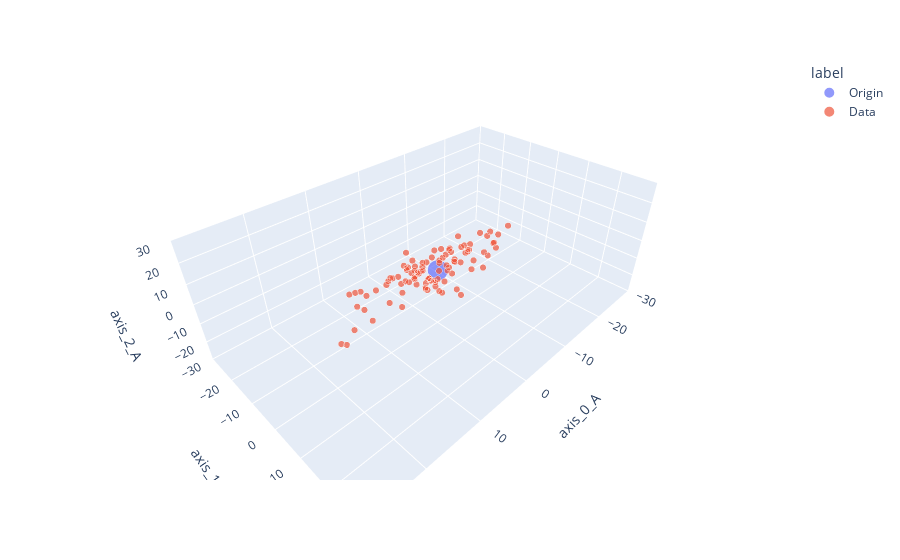

The code cell stored with this chart in its notebook:
### Markdown cell above
## 3D Illustration of First Principal Component

The following example first creates an axis-aligned Gaussian with most of the variance on the zero'th axis.

Then the point cloud is rotated into a new space.

The PCA is used to recover the direction of the original axis of maximum sample variance as expressed in the new space.

### Code cell
cns  = np.array([0.0,0.0,0.0])
nsam = 100

Xvs, yvs = make_blobs(n_samples=nsam, n_features=3, centers=[cns], 
           cluster_std=[[9.0,4.0,2.0]], shuffle=True, random_state=42)
           
X = np.vstack((cns,Xvs))
y = np.insert(yvs,[0],1)

dlabels=['Origin'] + ['Data' for i in yvs]


force_size = np.full(len(X[:,0]),0.2)
force_size[0] = 2.0
cols = {'axis_0_A' : X[:,0], 'axis_1_A' : X[:,1],'axis_2_A' : X[:,2], 'fs' : force_size, 'label' : dlabels}

df = pd.DataFrame(data=cols)

fig = px.scatter_3d(df,
                    range_x=[-30,30],range_y=[-30,30],range_z=[-30,30],
                    x='axis_0_A', y='axis_1_A', z='axis_2_A', size='fs',
                   color='label')
#fig.add_line_3d(x=np.array([-20,20]),y=np.array([-10,10]))
fig.show()

### Figure 1 — Plotly figure (JSON) as saved in the notebook; plotly's stock layout.template omitted (floating-point values rounded to 4 significant figures)
{"data": [{"hovertemplate": "label=Origin<br>axis_0_A=%{x}<br>axis_1_A=%{y}<br>axis_2_A=%{z}<br>fs=%{marker.size}<extra></extra>", "legendgroup": "Origin", "marker": {"color": "#636efa", "size": [2.0], "sizemode": "area", "sizeref": 0.005, "symbol": "circle"}, "mode": "markers", "name": "Origin", "scene": "scene", "showlegend": true, "x": [0.0], "y": [0.0], "z": [0.0], "type": "scatter3d"}, {"hovertemplate": "label=Data<br>axis_0_A=%{x}<br>axis_1_A=%{y}<br>axis_2_A=%{z}<br>fs=%{marker.size}<extra></extra>", "legendgroup": "Data", "marker": {"color": "#EF553B", "size": [0.2, 0.2, 0.2, 0.2, 0.2, 0.2, 0.2, 0.2, 0.2, 0.2, 0.2, 0.2, 0.2, 0.2, 0.2, 0.2, 0.2, 0.2, 0.2, 0.2, 0.2, 0.2, 0.2, 0.2, 0.2, 0.2, 0.2, 0.2, 0.2, 0.2, 0.2, 0.2, 0.2, 0.2, 0.2, 0.2, 0.2, 0.2, 0.2, 0.2, 0.2, 0.2, 0.2, 0.2, 0.2, 0.2, 0.2, 0.2, 0.2, 0.2, 0.2, 0.2, 0.2, 0.2, 0.2, 0.2, 0.2, 0.2, 0.2, 0.2, 0.2, 0.2, 0.2, 0.2, 0.2, 0.2, 0.2, 0.2, 0.2, 0.2, 0.2, 0.2, 0.2, 0.2, 0.2, 0.2, 0.2, 0.2, 0.2, 0.2, 0.2, 0.2, 0.2, 0.2, 0.2, 0.2, 0.2, 0.2, 0.2, 0.2, 0.2, 0.2, 0.2, 0.2, 0.2, 0.2, 0.2, 0.2, 0.2, 0.2], "sizemode": "area", "sizeref": 0.005, "symbol": "circle"}, "mode": "markers", "name": "Data", "scene": "scene", "showlegend": true, "x": [1.948, 5.863, 1.792, 0.0921, -4.313, 3.645, 3.715, -3.468, 2.665, 1.678, -2.949, -2.273, -1.041, 11.76, 14.21, -7.342, -4.531, 7.397, 13.95, -2.111, -5.061, 3.468, 4.883, 3.994, 0.5239, 7.119, -11.88, -2.783, -10.77, 4.47, -10.52, 4.259, -2.032, 6.176, 2.254, 5.909, 13.71, 0.8258, 13.08, -7.133, -8.172, -0.2386, -4.275, 3.213, 0.7369, 5.047, 7.322, -3.466, -5.415, -8.915, -7.276, -17.57, -3.084, 2.178, 0.8737, 1.772, 9.801, -12.62, 1.927, -9.561, -1.731, -2.208, 4.624, 19.1, 16.79, -4.437, -0.3224, -6.438, -12.4, -6.479, 2.09, 3.214, 5.138, -4.899, 19.3, 5.631, -0.5357, 14.27, 9.279, 2.49, -4.358, -12.87, 3.093, 2.959, 12.97, 1.88, 10.43, -9.519, 2.318, 4.342, -0.6481, 2.529, 7.792, 2.766, 2.339, -13.63, -5.806, -6.955, 3.381, 3.636], "y": [0.1823, -1.261, -2.401, -3.926, -0.7426, -5.044, 3.288, 0.4541, 1.044, -2.647, -1.568, -4.991, -1.204, -6.43, 3.07, -0.3084, -6.203, 0.3482, -3.133, -5.661, -4.051, -3.535, -1.854, 3.099, -4.572, -3.638, 2.088, 1.325, 3.25, -0.5531, 4.571, -0.2913, 0.2701, -6.451, 1.386, -3.899, -0.9366, -7.95, -1.059, -0.4589, -5.649, 0.2409, -2.613, -2.772, 9.259, 4.332, -4.923, -2.708, 7.409, -2.265, -2.007, -0.6071, -3.209, -7.653, 3.875, 2.954, 0.2571, 2.347, -4.983, 1.894, 1.206, -3.015, 2.06, 4.13, 1.895, -2.357, 6.259, 2.718, -3.751, -1.843, 1.172, 5.912, 4.542, 0.4437, 2.536, -3.429, -12.97, -4.951, 3.725, 3.309, 5.068, -1.76, -7.052, -2.119, -5.743, -7.839, -3.283, 3.29, -0.2978, -0.8939, 4.014, -2.491, -4.801, 3.251, 3.127, -1.786, 1.446, -0.9473, -2.403, 7.545], "z": [-1.303, 1.518, 0.1396, 0.9242, -2.213, 1.836, 3.794, 1.324, 0.01023, 1.705, -2.927, 3.265, -2.957, 0.3693, -0.9389, 0.6823, 0.1371, -0.598, -0.6441, -0.8413, 0.6285, 0.3075, -0.9315, -1.854, 0.7156, 2.806, 0.594, 1.951, 2.712, 1.295, 1.504, -1.694, -2.849, -0.9439, -1.36, 1.574, -0.4683, -0.4393, 5.44, 1.01, 2.931, 4.926, 3.531, 1.799, -3.735, 2.108, 0.4549, 1.223, -0.02699, 0.1993, 1.831, 1.177, -0.3226, -3.45, -1.404, 0.3427, -2.155, 4.381, 0.3464, -1.839, -0.06942, -1.779, 7.705, -3.039, -2.383, 1.699, -5.239, -1.461, 1.03, 2.114, -1.429, -1.037, 1.908, -2.302, -4.05, -2.142, -2.049, 4.266, -1.678, 0.026, -1.415, 0.2615, 0.6482, 1.027, 2.326, -2.656, 1.927, -2.442, -3.838, 1.428, 0.7233, -0.4162, -0.669, 1.259, -2.474, 1.713, 3.076, -0.9707, -0.5834, 0.3492], "type": "scatter3d"}], "layout": {"scene": {"domain": {"x": [0.0, 1.0], "y": [0.0, 1.0]}, "xaxis": {"title": {"text": "axis_0_A"}, "range": [-30, 30]}, "yaxis": {"title": {"text": "axis_1_A"}, "range": [-30, 30]}, "zaxis": {"title": {"text": "axis_2_A"}, "range": [-30, 30]}}, "legend": {"title": {"text": "label"}, "tracegroupgap": 0, "itemsizing": "constant"}, "margin": {"t": 60}}}
